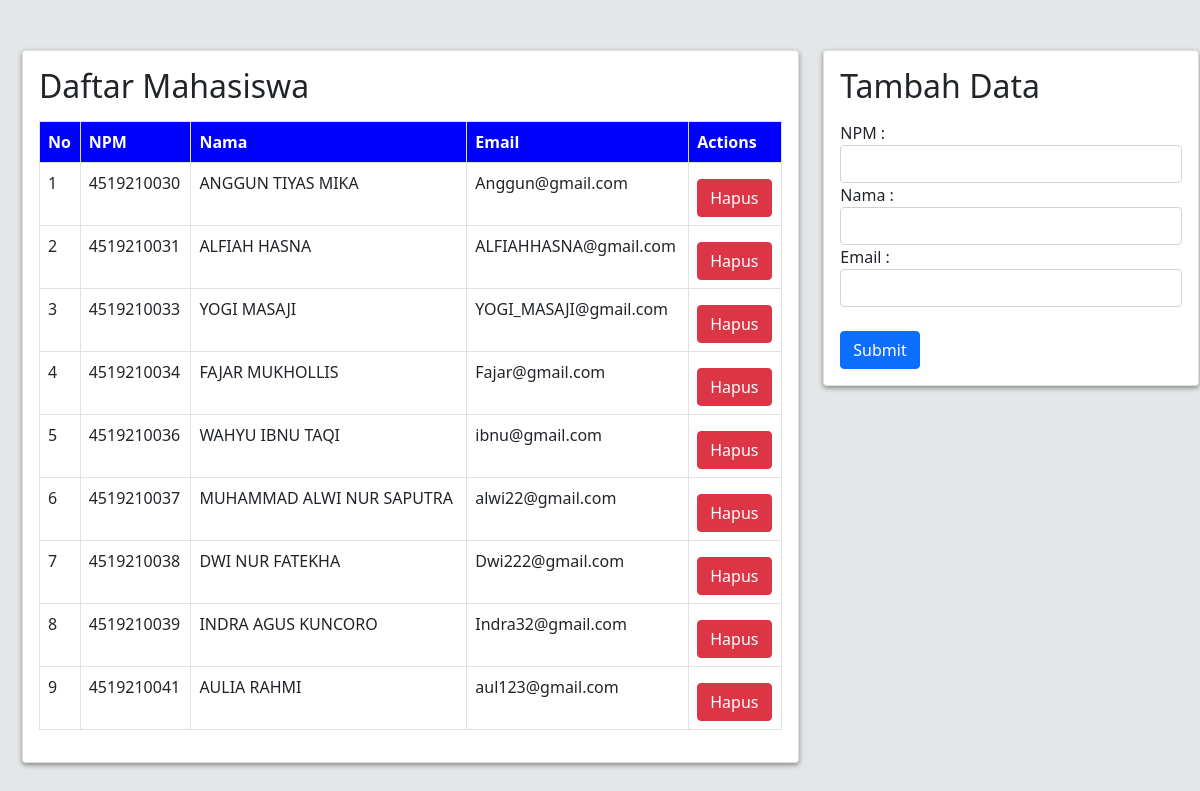
The page / on the database its author committed.
### tables this page shows
CREATE TABLE `mahasiswa` (
  `id` int(20) UNSIGNED NOT NULL,
  `npm` char(15) NOT NULL,
  `nama` varchar(200) NOT NULL,
  `email` varchar(200) NOT NULL
);

### index.php (the view, shortened to what this page needs)
<?php
require 'tambah.php';
$result = mysqli_query($mysqli, "SELECT * FROM mahasiswa");
?>
<!DOCTYPE html>
<html lang="en">
<head>
    <link href="https://cdn.jsdelivr.net/npm/bootstrap@5.0.1/dist/css/bootstrap.min.css" rel="stylesheet">
</head>
<body>
<div style="padding-top: 50px">
    <div class="row">
        <div class="col-md-8">
            <div class="card">
            <div class="card-body">
                <h2 class="font-weight-bold mb-3">Daftar Mahasiswa</h2>
                <table class="table table-bordered table-hovered">
                    <thead style="background-color: blue;color:white;">
                        <tr>
                        <th>No</th>
                        <th>NPM</th>
                        <th>Nama</th>
                        <th>Email</th>
                        <th>Actions</th>
                        </tr>
                    </thead>
                    <tbody>
                    <?php $i = 1; ?>
                    <?php foreach( $result as $row) : ?>
                        <tr>
                        <td><?= $i; ?></td>
                        <td><?= $row["npm"]; ?></td>
                        <td><?= $row["nama"]; ?></td>
                        <td><?= $row["email"]; ?></td>
                        <td>
                        <a href="delete.php?id=<?= $row["id"]; ?>" class="btn btn-danger btn-block mt-2">Hapus</a>
                        </td>
                        </tr>
                        <?php $i++; ?>
                        <?php endforeach; ?>
                    </tbody>
                </table>
            </div>
        </div>
        </div>
        <div class="col-md-4" style="width: 400px;">
            <div class="card">
                <div class="card-body">
                    <h2 class="font-weight-bold mb-3">Tambah Data</h2>
                    <form action="" method="post">
                    <div class="form-group">
                    <label for="npm">NPM :</label>
                    <input type="text" name="npm" id="npm" class="form-control" required>
                    </div>
                    <div class="form-group">
                    <label for="nama">Nama :</label>
                    <input type="text" name="nama" id="nama" class="form-control" required>
                    </div>
                    <div class="form-group">
                    <label for="email">Email :</label>
                    <input type="email" name="email" id="email" class="form-control" required>
                    </div>
                    <br>
                    <div class="form-group">
                    <button type="submit" name="submit" class="btn btn-primary btn-block">Submit</button>
                    </div>
    </form>
                </div>
            </div>
        </div>
    </div>
</div>
</body>
</html>

### index.php (style rules this page uses)
* { box-sizing: border-box; margin: 0; padding: 0; }
body { background-color: #e3e7e8; overflow-x: hidden; }
.row { margin-left: 10px; }
.card { box-shadow: 0px 2px 5px #868686; }

### rows shown on the page
mahasiswa: npm "4519210030", nama "ANGGUN TIYAS MIKA", email "Anggun@gmail.com"
mahasiswa: npm "4519210031", nama "ALFIAH HASNA", email "ALFIAHHASNA@gmail.com"
mahasiswa: npm "4519210033", nama "YOGI MASAJI", email "YOGI_MASAJI@gmail.com"
mahasiswa: npm "4519210034", nama "FAJAR MUKHOLLIS", email "Fajar@gmail.com"
mahasiswa: npm "4519210036", nama "WAHYU IBNU TAQI", email "ibnu@gmail.com"
mahasiswa: npm "4519210037", nama "MUHAMMAD ALWI NUR SAPUTRA", email "alwi22@gmail.com"
mahasiswa: npm "4519210038", nama "DWI NUR FATEKHA", email "Dwi222@gmail.com"
mahasiswa: npm "4519210039", nama "INDRA AGUS KUNCORO", email "Indra32@gmail.com"
mahasiswa: npm "4519210041", nama "AULIA RAHMI", email "aul123@gmail.com"
